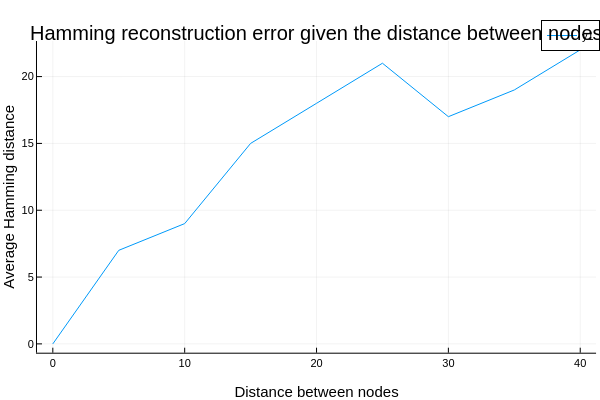

Notebook cell for this chart:
### Code cell
distance_btw_nodes = 0:5:40
paths_reduced = reduce_data(PATHS, 10)
seq = generate_seq()
target_number = 1234
all_ctc_maps = all_contact_maps(paths_reduced)
number_of_nodes = 4

root_seq,_,_ = algo(seq, target_number, all_ctc_maps, 5000, 100, 10000, 200, true)

plot_reconstruction_error_hamming(root_seq, distance_btw_nodes, number_of_nodes, target_number, all_ctc_maps, beta=100)

### Figure 1 — Plotly figure (JSON) as saved in the notebook; plotly's stock layout.template omitted (floating-point values rounded to 4 significant figures)
{"data": [{"colorbar": {"len": 0.8657, "title": "", "x": 0.9934, "y": 0.5087}, "legendgroup": "y1", "line": {"color": "rgba(0, 154, 250, 1.000)", "dash": "solid", "shape": "linear", "width": 1}, "mode": "lines", "name": "y1", "showlegend": true, "type": "scatter", "x": [0, 5, 10, 15, 20, 25, 30, 35, 40], "xaxis": "x", "y": [0, 7, 9, 15, 18, 21, 17, 19, 22], "yaxis": "y"}], "layout": {"annotations": [{"font": {"color": "rgba(0, 0, 0, 1.000)", "family": "sans-serif", "size": 20}, "rotation": 0, "showarrow": false, "text": "Hamming reconstruction error given the distance between nodes", "x": 0.5275, "xanchor": "center", "xref": "paper", "y": 1, "yanchor": "top", "yref": "paper"}], "height": 400, "legend": {"bgcolor": "rgba(255, 255, 255, 1.000)", "bordercolor": "rgba(0, 0, 0, 1.000)", "borderwidth": 1, "font": {"color": "rgba(0, 0, 0, 1.000)", "family": "sans-serif", "size": 11}, "title": {"font": {"color": "rgba(0, 0, 0, 1.000)", "family": "sans-serif", "size": 15}, "text": ""}, "tracegroupgap": 0, "traceorder": "normal", "x": 1, "xanchor": "auto", "y": 1, "yanchor": "auto"}, "margin": {"b": 20, "l": 0, "r": 0, "t": 20}, "paper_bgcolor": "rgba(255, 255, 255, 1.000)", "plot_bgcolor": "rgba(255, 255, 255, 1.000)", "showlegend": true, "width": 600, "xaxis": {"anchor": "y", "domain": [0.06165, 0.9934], "gridcolor": "rgba(0, 0, 0, 0.100)", "gridwidth": 0.5, "linecolor": "rgba(0, 0, 0, 1.000)", "mirror": false, "range": [-1.2, 41.2], "showgrid": true, "showline": true, "showticklabels": true, "tickangle": 0, "tickcolor": "rgb(0, 0, 0)", "tickfont": {"color": "rgba(0, 0, 0, 1.000)", "family": "sans-serif", "size": 11}, "tickmode": "array", "ticks": "inside", "ticktext": ["0", "10", "20", "30", "40"], "tickvals": [0, 10, 20, 30, 40], "title": "Distance between nodes", "titlefont": {"color": "rgba(0, 0, 0, 1.000)", "family": "sans-serif", "size": 15}, "type": "-", "visible": true, "zeroline": false, "zerolinecolor": "rgba(0, 0, 0, 1.000)"}, "yaxis": {"anchor": "x", "domain": [0.07581, 0.9415], "gridcolor": "rgba(0, 0, 0, 0.100)", "gridwidth": 0.5, "linecolor": "rgba(0, 0, 0, 1.000)", "mirror": false, "range": [-0.66, 22.66], "showgrid": true, "showline": true, "showticklabels": true, "tickangle": 0, "tickcolor": "rgb(0, 0, 0)", "tickfont": {"color": "rgba(0, 0, 0, 1.000)", "family": "sans-serif", "size": 11}, "tickmode": "array", "ticks": "inside", "ticktext": ["0", "5", "10", "15", "20"], "tickvals": [0, 5, 10, 15, 20], "title": "Average Hamming distance", "titlefont": {"color": "rgba(0, 0, 0, 1.000)", "family": "sans-serif", "size": 15}, "type": "-", "visible": true, "zeroline": false, "zerolinecolor": "rgba(0, 0, 0, 1.000)"}}}
